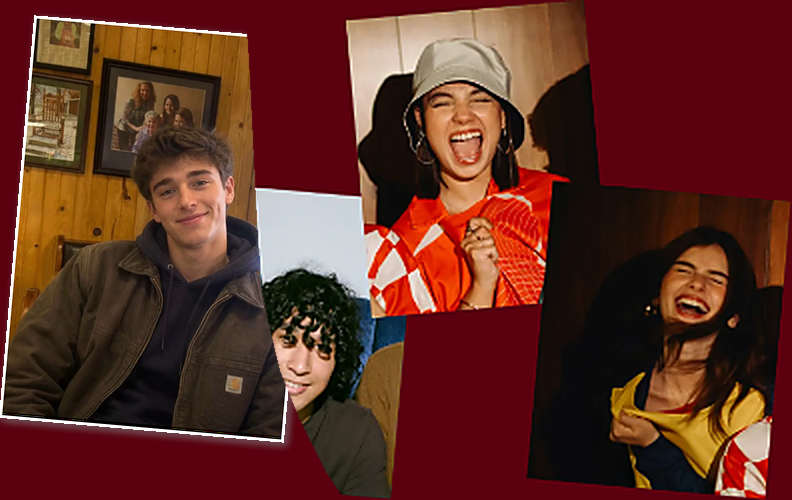
#> input picture scratch/final_candidate_full.png, 792 x 500 px, found by its file name; its folder holds 3 pictures in this run
$ python review_crops.py
#> lines starting #> are read from the running program, lines starting #| are printed output that depends on the picture
import os
from PIL import Image
import numpy as np

for name in ['full', 'balanced', 'close']:
    img = Image.open(f'scratch/final_candidate_{name}.png')
#> img is the input picture: PIL image 792x500 RGBA; mean R, G, B, A 95.9, 45.4, 35.8, 254.6

    # Save a crop of the left half for easy review
    crop_left = img.crop((0, 0, 420, 500))
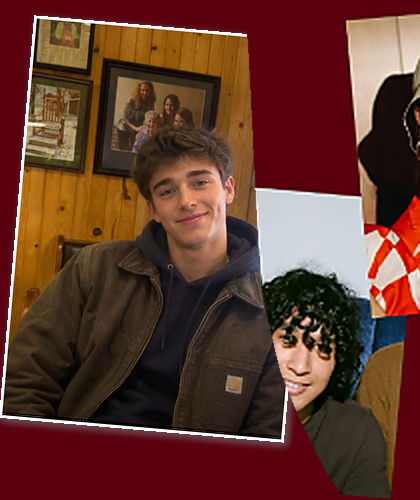
#> crop_left: PIL image 420x500 RGBA; mean R, G, B, A 97.7, 55.2, 44.2, 254.3; transparent parts drawn white
    crop_left.save(f'scratch/review_left_{name}.png')

    # Check dimensions
    print(f"{name}: size={img.size}, mode={img.mode}")
#| full: size=(792, 500), mode=RGBA
#> pass 2 of the loop `for name in ['full', 'balanced', 'close']:`:
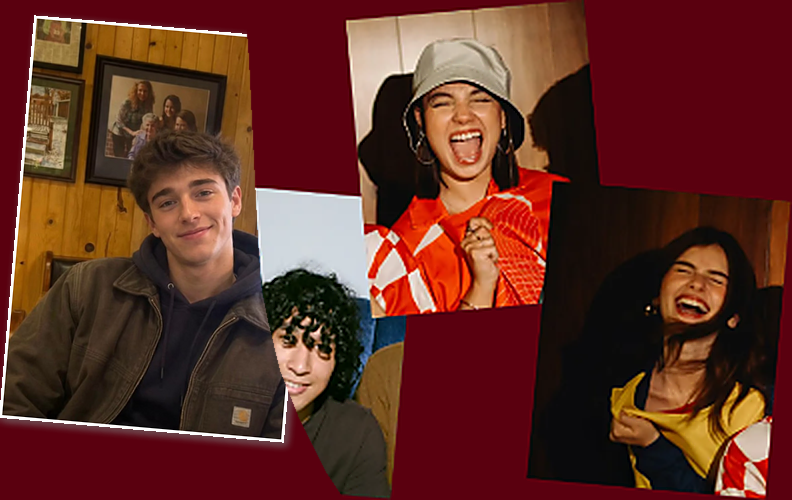
#> input picture scratch/final_candidate_balanced.png, 792 x 500 px, found by its file name
#> img is the input picture: PIL image 792x500 RGBA; mean R, G, B, A 96.6, 45.8, 36.2, 254.6
#> `crop_left = img.crop((0, 0, 420, 500))`:
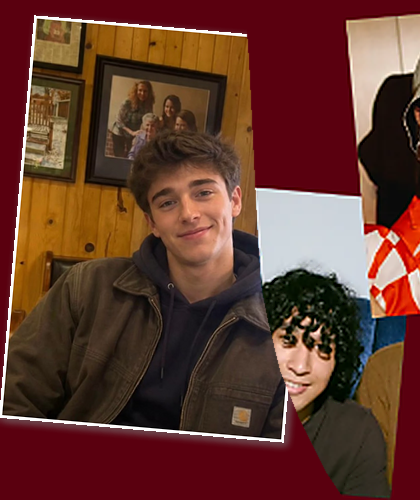
#> crop_left: PIL image 420x500 RGBA; mean R, G, B, A 99, 55.9, 44.8, 254.3; transparent parts drawn white
#| balanced: size=(792, 500), mode=RGBA
#> pass 3 of the loop `for name in ['full', 'balanced', 'close']:`:
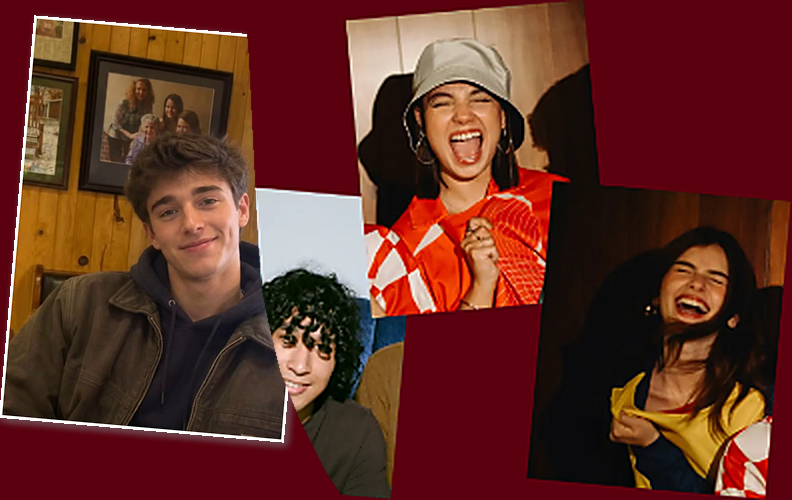
#> input picture scratch/final_candidate_close.png, 792 x 500 px, found by its file name
#> img is the input picture: PIL image 792x500 RGBA; mean R, G, B, A 96.9, 46, 36.4, 254.6
#> `crop_left = img.crop((0, 0, 420, 500))`:
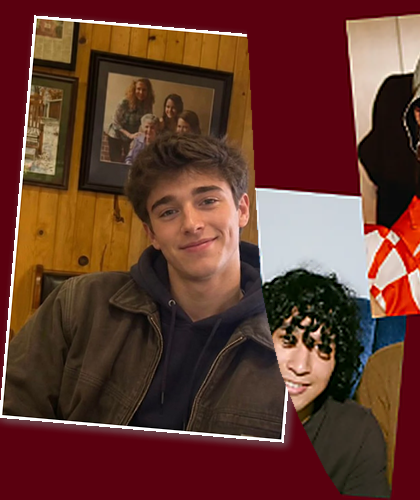
#> crop_left: PIL image 420x500 RGBA; mean R, G, B, A 99.7, 56.3, 45.3, 254.3; transparent parts drawn white
#| close: size=(792, 500), mode=RGBA

print("Saved review crops.")
